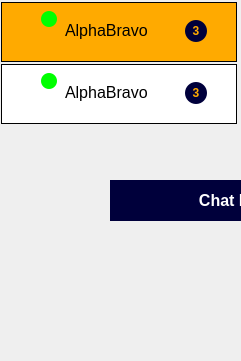
    <widget class="QWidget" name="left_scroll">
     <property name="geometry">
      <rect>
       <x>0</x>
       <y>0</y>
       <width>241</width>
       <height>361</height>
      </rect>
     </property>
     <widget class="QFrame" name="client_info">
      <property name="geometry">
       <rect>
        <x>1</x>
        <y>2</y>
        <width>236</width>
        <height>60</height>
       </rect>
      </property>
      <property name="minimumSize">
       <size>
        <width>236</width>
        <height>60</height>
       </size>
      </property>
      <property name="maximumSize">
       <size>
        <width>236</width>
        <height>60</height>
       </size>
      </property>
      <property name="styleSheet">
       <string notr="true">background-color: rgb(255, 170, 0);
</string>
      </property>
      <property name="frameShape">
       <enum>QFrame::Box</enum>
      </property>
      <property name="frameShadow">
       <enum>QFrame::Plain</enum>
      </property>
      <property name="lineWidth">
       <number>1</number>
      </property>
      <widget class="QLabel" name="msg_countrer">
       <property name="geometry">
        <rect>
         <x>184</x>
         <y>18</y>
         <width>22</width>
         <height>22</height>
        </rect>
       </property>
       <property name="styleSheet">
        <string notr="true">QLabel{
	border-radius:11px;
	color: rgb(255, 170, 0);
	background-color: rgb(0, 0, 59);
}</string>
       </property>
       <property name="frameShadow">
        <enum>QFrame::Raised</enum>
       </property>
       <property name="text">
        <string>&lt;html&gt;&lt;head/&gt;&lt;body&gt;&lt;p align=&quot;center&quot;&gt;&lt;span style=&quot; font-weight:600;&quot;&gt;3&lt;/span&gt;&lt;/p&gt;&lt;/body&gt;&lt;/html&gt;</string>
       </property>
      </widget>
      <widget class="QLabel" name="client_picture">
       <property name="geometry">
        <rect>
         <x>3</x>
         <y>5</y>
         <width>50</width>
         <height>50</height>
        </rect>
       </property>
       <property name="styleSheet">
        <string notr="true">image:url(:/user_icon/1.png)</string>
       </property>
       <property name="text">
        <string/>
       </property>
       <property name="pixmap">
        <pixmap>:/image/1.png</pixmap>
       </property>
       <property name="scaledContents">
        <bool>true</bool>
       </property>
      </widget>
      <widget class="QLabel" name="online_toast">
       <property name="geometry">
        <rect>
         <x>40</x>
         <y>9</y>
         <width>16</width>
         <height>16</height>
        </rect>
       </property>
       <property name="styleSheet">
        <string notr="true">QLabel{
	border-radius:8px;
	background-color: #00ff00;	
}</string>
       </property>
       <property name="frameShadow">
        <enum>QFrame::Raised</enum>
       </property>
       <property name="text">
        <string/>
       </property>
      </widget>
      <widget class="QLabel" name="client_name">
       <property name="geometry">
        <rect>
         <x>64</x>
         <y>9</y>
         <width>111</width>
         <height>40</height>
        </rect>
       </property>
       <property name="text">
        <string>&lt;html&gt;&lt;head/&gt;&lt;body&gt;&lt;p&gt;&lt;span style=&quot; font-size:12pt;&quot;&gt;AlphaBravo&lt;/span&gt;&lt;/p&gt;&lt;/body&gt;&lt;/html&gt;</string>
       </property>
      </widget>
      <zorder>client_picture</zorder>
      <zorder>msg_countrer</zorder>
      <zorder>online_toast</zorder>
      <zorder>client_name</zorder>
     </widget>
     <widget class="QFrame" name="client_info_2">
      <property name="geometry">
       <rect>
        <x>1</x>
        <y>64</y>
        <width>236</width>
        <height>60</height>
       </rect>
      </property>
      <property name="minimumSize">
       <size>
        <width>236</width>
        <height>60</height>
       </size>
      </property>
      <property name="maximumSize">
       <size>
        <width>236</width>
        <height>60</height>
       </size>
      </property>
      <property name="styleSheet">
       <string notr="true">background-color: rgb(255, 255, 255);
</string>
      </property>
      <property name="frameShape">
       <enum>QFrame::Box</enum>
      </property>
      <property name="frameShadow">
       <enum>QFrame::Plain</enum>
      </property>
      <property name="lineWidth">
       <number>1</number>
      </property>
      <widget class="QLabel" name="msg_countrer_2">
       <property name="geometry">
        <rect>
         <x>184</x>
         <y>18</y>
         <width>22</width>
         <height>22</height>
        </rect>
       </property>
       <property name="styleSheet">
        <string notr="true">QLabel{
	border-radius:11px;
	color: rgb(255, 170, 0);
	background-color: rgb(0, 0, 59);
}</string>
       </property>
       <property name="frameShadow">
        <enum>QFrame::Raised</enum>
       </property>
       <property name="text">
        <string>&lt;html&gt;&lt;head/&gt;&lt;body&gt;&lt;p align=&quot;center&quot;&gt;&lt;span style=&quot; font-weight:600;&quot;&gt;3&lt;/span&gt;&lt;/p&gt;&lt;/body&gt;&lt;/html&gt;</string>
       </property>
      </widget>
      <widget class="QLabel" name="client_picture_2">
       <property name="geometry">
        <rect>
         <x>3</x>
         <y>5</y>
         <width>50</width>
         <height>50</height>
        </rect>
       </property>
       <property name="styleSheet">
        <string notr="true">image:url(:/user_icon/1.png)</string>
       </property>
       <property name="text">
        <string/>
       </property>
       <property name="pixmap">
        <pixmap>:/image/1.png</pixmap>
       </property>
       <property name="scaledContents">
        <bool>true</bool>
       </property>
      </widget>
      <widget class="QLabel" name="online_toast_2">
       <property name="geometry">
        <rect>
         <x>40</x>
         <y>9</y>
         <width>16</width>
         <height>16</height>
        </rect>
       </property>
       <property name="styleSheet">
        <string notr="true">QLabel{
	border-radius:8px;
	background-color: #00ff00;	
}</string>
       </property>
       <property name="frameShadow">
        <enum>QFrame::Raised</enum>
       </property>
       <property name="text">
        <string/>
       </property>
      </widget>
      <widget class="QLabel" name="client_name_2">
       <property name="geometry">
        <rect>
         <x>64</x>
         <y>9</y>
         <width>111</width>
         <height>40</height>
        </rect>
       </property>
       <property name="text">
        <string>&lt;html&gt;&lt;head/&gt;&lt;body&gt;&lt;p&gt;&lt;span style=&quot; font-size:12pt;&quot;&gt;AlphaBravo&lt;/span&gt;&lt;/p&gt;&lt;/body&gt;&lt;/html&gt;</string>
       </property>
      </widget>
     </widget>
     <widget class="QLabel" name="chatlist">
      <property name="geometry">
       <rect>
        <x>110</x>
        <y>180</y>
        <width>241</width>
        <height>41</height>
       </rect>
      </property>
      <property name="styleSheet">
       <string notr="true">QLabel{
	color: rgb(255, 255, 255);
	background-color: rgb(0, 0, 59);

}</string>
      </property>
      <property name="text">
       <string>&lt;p align=&quot;center&quot;&gt;&lt;span style=&quot; font-size:12pt; font-weight:600;&quot;&gt;Chat list&lt;/span&gt;&lt;/p&gt;</string>
      </property>
     </widget>
    </widget>
